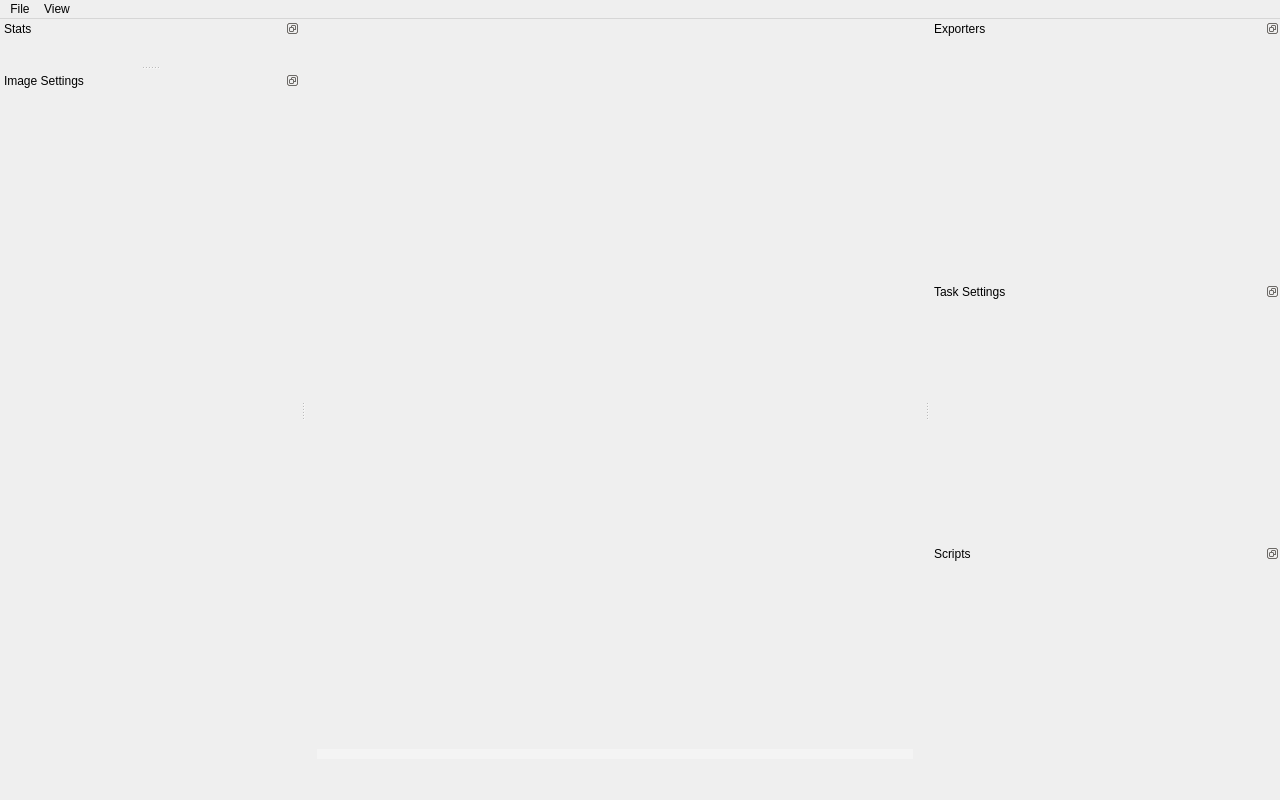
<?xml version="1.0" encoding="UTF-8"?>
<ui version="4.0">
 <class>ImageTaskWindow</class>
 <widget class="QMainWindow" name="ImageTaskWindow">
  <property name="geometry">
   <rect>
    <x>0</x>
    <y>0</y>
    <width>1280</width>
    <height>800</height>
   </rect>
  </property>
  <property name="sizePolicy">
   <sizepolicy hsizetype="Preferred" vsizetype="Preferred">
    <horstretch>0</horstretch>
    <verstretch>0</verstretch>
   </sizepolicy>
  </property>
  <property name="minimumSize">
   <size>
    <width>600</width>
    <height>480</height>
   </size>
  </property>
  <property name="windowTitle">
   <string notr="true"/>
  </property>
  <property name="unifiedTitleAndToolBarOnMac">
   <bool>true</bool>
  </property>
  <widget class="QWidget" name="centralWidget">
   <property name="sizePolicy">
    <sizepolicy hsizetype="Preferred" vsizetype="Preferred">
     <horstretch>0</horstretch>
     <verstretch>0</verstretch>
    </sizepolicy>
   </property>
   <property name="minimumSize">
    <size>
     <width>400</width>
     <height>400</height>
    </size>
   </property>
   <property name="autoFillBackground">
    <bool>true</bool>
   </property>
   <layout class="QVBoxLayout" name="verticalLayout_15">
    <item>
     <widget class="QSplitter" name="splitter">
      <property name="sizePolicy">
       <sizepolicy hsizetype="Preferred" vsizetype="Preferred">
        <horstretch>0</horstretch>
        <verstretch>0</verstretch>
       </sizepolicy>
      </property>
      <property name="styleSheet">
       <string notr="true">QSplitter::handle
{
    background-color: rgba(255, 255, 255, 80);
}</string>
      </property>
      <property name="orientation">
       <enum>Qt::Vertical</enum>
      </property>
      <property name="handleWidth">
       <number>10</number>
      </property>
      <property name="childrenCollapsible">
       <bool>false</bool>
      </property>
      <widget class="QWidget" name="imageViewContainer" native="true">
       <property name="sizePolicy">
        <sizepolicy hsizetype="Preferred" vsizetype="Preferred">
         <horstretch>0</horstretch>
         <verstretch>2</verstretch>
        </sizepolicy>
       </property>
       <property name="minimumSize">
        <size>
         <width>0</width>
         <height>0</height>
        </size>
       </property>
       <property name="autoFillBackground">
        <bool>true</bool>
       </property>
       <layout class="QVBoxLayout" name="verticalLayout_4">
        <item>
         <layout class="QVBoxLayout" name="imageViewContainerLayout"/>
        </item>
       </layout>
      </widget>
      <widget class="geometrize::dialog::ScriptConsole" name="consoleWidget" native="true">
       <property name="enabled">
        <bool>true</bool>
       </property>
       <property name="sizePolicy">
        <sizepolicy hsizetype="Preferred" vsizetype="Preferred">
         <horstretch>0</horstretch>
         <verstretch>0</verstretch>
        </sizepolicy>
       </property>
      </widget>
     </widget>
    </item>
   </layout>
  </widget>
  <widget class="QMenuBar" name="menuBar">
   <property name="geometry">
    <rect>
     <x>0</x>
     <y>0</y>
     <width>1280</width>
     <height>21</height>
    </rect>
   </property>
   <property name="sizePolicy">
    <sizepolicy hsizetype="Preferred" vsizetype="Preferred">
     <horstretch>0</horstretch>
     <verstretch>0</verstretch>
    </sizepolicy>
   </property>
   <property name="autoFillBackground">
    <bool>true</bool>
   </property>
   <widget class="QMenu" name="menuFile">
    <property name="title">
     <string extracomment="The title of the File menu that contains commands relating to the handling of files, such as open, save, print, etc">File</string>
    </property>
    <addaction name="actionLoad_Settings_Template"/>
    <addaction name="actionSave_Settings_Template"/>
    <addaction name="actionExit"/>
   </widget>
   <widget class="QMenu" name="menuView">
    <property name="title">
     <string extracomment="The title of the View menu that contains commands relating to the handling of visual elements, such as the size and visibility of windows and dialogs within the app">View</string>
    </property>
    <addaction name="actionReveal_Launch_Window"/>
    <addaction name="actionScript_Console"/>
    <addaction name="actionPixmap_Results_View"/>
    <addaction name="actionVector_Results_View"/>
   </widget>
   <addaction name="menuFile"/>
   <addaction name="menuView"/>
  </widget>
  <widget class="QDockWidget" name="statsDock">
   <property name="maximumSize">
    <size>
     <width>600</width>
     <height>800</height>
    </size>
   </property>
   <property name="contextMenuPolicy">
    <enum>Qt::PreventContextMenu</enum>
   </property>
   <property name="autoFillBackground">
    <bool>true</bool>
   </property>
   <property name="features">
    <set>QDockWidget::DockWidgetFloatable|QDockWidget::DockWidgetMovable</set>
   </property>
   <property name="allowedAreas">
    <set>Qt::LeftDockWidgetArea|Qt::RightDockWidgetArea</set>
   </property>
   <property name="windowTitle">
    <string extracomment="Title of a section that contains statistics about a task, such as the length of time a task has been running">Stats</string>
   </property>
   <attribute name="dockWidgetArea">
    <number>1</number>
   </attribute>
   <widget class="geometrize::dialog::ImageTaskStatsWidget" name="statsDockContents"/>
  </widget>
  <widget class="QDockWidget" name="imageSettingsDock">
   <property name="minimumSize">
    <size>
     <width>300</width>
     <height>300</height>
    </size>
   </property>
   <property name="maximumSize">
    <size>
     <width>800</width>
     <height>1350</height>
    </size>
   </property>
   <property name="contextMenuPolicy">
    <enum>Qt::PreventContextMenu</enum>
   </property>
   <property name="features">
    <set>QDockWidget::DockWidgetFloatable|QDockWidget::DockWidgetMovable</set>
   </property>
   <property name="allowedAreas">
    <set>Qt::LeftDockWidgetArea|Qt::RightDockWidgetArea</set>
   </property>
   <property name="windowTitle">
    <string extracomment="Title of a section that contains settings that affect the image that the app will transform into shapes">Image Settings</string>
   </property>
   <attribute name="dockWidgetArea">
    <number>1</number>
   </attribute>
   <widget class="QWidget" name="targetImageSettingsDockContents">
    <layout class="QVBoxLayout" name="verticalLayout">
     <item>
      <widget class="QScrollArea" name="targetImageSettingsScrollArea">
       <property name="frameShape">
        <enum>QFrame::NoFrame</enum>
       </property>
       <property name="frameShadow">
        <enum>QFrame::Plain</enum>
       </property>
       <property name="horizontalScrollBarPolicy">
        <enum>Qt::ScrollBarAlwaysOff</enum>
       </property>
       <property name="widgetResizable">
        <bool>true</bool>
       </property>
       <widget class="geometrize::dialog::ImageTaskImageWidget" name="imageTaskImageWidget">
        <property name="geometry">
         <rect>
          <x>0</x>
          <y>0</y>
          <width>282</width>
          <height>660</height>
         </rect>
        </property>
       </widget>
      </widget>
     </item>
    </layout>
   </widget>
  </widget>
  <widget class="QDockWidget" name="exporterDock">
   <property name="minimumSize">
    <size>
     <width>300</width>
     <height>300</height>
    </size>
   </property>
   <property name="maximumSize">
    <size>
     <width>800</width>
     <height>1350</height>
    </size>
   </property>
   <property name="contextMenuPolicy">
    <enum>Qt::PreventContextMenu</enum>
   </property>
   <property name="features">
    <set>QDockWidget::DockWidgetFloatable|QDockWidget::DockWidgetMovable</set>
   </property>
   <property name="allowedAreas">
    <set>Qt::LeftDockWidgetArea|Qt::RightDockWidgetArea</set>
   </property>
   <property name="windowTitle">
    <string extracomment="Title of a section that contains preferences and settings for and saving and exporting results data and images">Exporters</string>
   </property>
   <attribute name="dockWidgetArea">
    <number>2</number>
   </attribute>
   <widget class="QWidget" name="exporterDockContents">
    <layout class="QVBoxLayout" name="verticalLayout_2">
     <item>
      <widget class="QScrollArea" name="exporterScrollArea">
       <property name="minimumSize">
        <size>
         <width>0</width>
         <height>0</height>
        </size>
       </property>
       <property name="frameShape">
        <enum>QFrame::NoFrame</enum>
       </property>
       <property name="frameShadow">
        <enum>QFrame::Plain</enum>
       </property>
       <property name="horizontalScrollBarPolicy">
        <enum>Qt::ScrollBarAlwaysOff</enum>
       </property>
       <property name="widgetResizable">
        <bool>true</bool>
       </property>
       <widget class="geometrize::dialog::ImageTaskExportWidget" name="imageTaskExportWidget">
        <property name="geometry">
         <rect>
          <x>0</x>
          <y>0</y>
          <width>332</width>
          <height>263</height>
         </rect>
        </property>
       </widget>
      </widget>
     </item>
    </layout>
   </widget>
  </widget>
  <widget class="QDockWidget" name="runnerSettingsDock">
   <property name="minimumSize">
    <size>
     <width>350</width>
     <height>300</height>
    </size>
   </property>
   <property name="maximumSize">
    <size>
     <width>800</width>
     <height>1350</height>
    </size>
   </property>
   <property name="contextMenuPolicy">
    <enum>Qt::PreventContextMenu</enum>
   </property>
   <property name="features">
    <set>QDockWidget::DockWidgetFloatable|QDockWidget::DockWidgetMovable</set>
   </property>
   <property name="allowedAreas">
    <set>Qt::LeftDockWidgetArea|Qt::RightDockWidgetArea</set>
   </property>
   <property name="windowTitle">
    <string extracomment="Title of a section that contains preferences and settings that affect the image geometrizing task">Task Settings</string>
   </property>
   <attribute name="dockWidgetArea">
    <number>2</number>
   </attribute>
   <widget class="QWidget" name="runnerSettingsDockContents">
    <property name="sizePolicy">
     <sizepolicy hsizetype="Preferred" vsizetype="Preferred">
      <horstretch>0</horstretch>
      <verstretch>0</verstretch>
     </sizepolicy>
    </property>
    <layout class="QVBoxLayout" name="verticalLayout_3">
     <item>
      <widget class="QScrollArea" name="runnerSettingsScrollArea">
       <property name="frameShape">
        <enum>QFrame::NoFrame</enum>
       </property>
       <property name="frameShadow">
        <enum>QFrame::Plain</enum>
       </property>
       <property name="horizontalScrollBarPolicy">
        <enum>Qt::ScrollBarAlwaysOff</enum>
       </property>
       <property name="widgetResizable">
        <bool>true</bool>
       </property>
       <widget class="geometrize::dialog::ImageTaskRunnerWidget" name="imageTaskRunnerWidget">
        <property name="geometry">
         <rect>
          <x>0</x>
          <y>0</y>
          <width>332</width>
          <height>263</height>
         </rect>
        </property>
       </widget>
      </widget>
     </item>
    </layout>
   </widget>
  </widget>
  <widget class="QDockWidget" name="scriptsDock">
   <property name="minimumSize">
    <size>
     <width>350</width>
     <height>300</height>
    </size>
   </property>
   <property name="maximumSize">
    <size>
     <width>800</width>
     <height>2400</height>
    </size>
   </property>
   <property name="contextMenuPolicy">
    <enum>Qt::PreventContextMenu</enum>
   </property>
   <property name="features">
    <set>QDockWidget::DockWidgetFloatable|QDockWidget::DockWidgetMovable</set>
   </property>
   <property name="allowedAreas">
    <set>Qt::LeftDockWidgetArea|Qt::RightDockWidgetArea</set>
   </property>
   <property name="windowTitle">
    <string>Scripts</string>
   </property>
   <attribute name="dockWidgetArea">
    <number>2</number>
   </attribute>
   <widget class="QWidget" name="scriptsDockContents">
    <layout class="QHBoxLayout" name="horizontalLayout">
     <item>
      <widget class="QScrollArea" name="scriptsDockScrollArea">
       <property name="frameShape">
        <enum>QFrame::NoFrame</enum>
       </property>
       <property name="frameShadow">
        <enum>QFrame::Plain</enum>
       </property>
       <property name="horizontalScrollBarPolicy">
        <enum>Qt::ScrollBarAlwaysOff</enum>
       </property>
       <property name="widgetResizable">
        <bool>true</bool>
       </property>
       <widget class="geometrize::dialog::ImageTaskScriptingWidget" name="scriptsWidget">
        <property name="geometry">
         <rect>
          <x>0</x>
          <y>0</y>
          <width>332</width>
          <height>263</height>
         </rect>
        </property>
       </widget>
      </widget>
     </item>
    </layout>
   </widget>
  </widget>
  <action name="actionExit">
   <property name="text">
    <string extracomment="Text on a menu item that closes the window when pressed">Close</string>
   </property>
  </action>
  <action name="actionUndo">
   <property name="text">
    <string extracomment="Text on a menu item that removes the most recently added shape from the task when pressed">Undo</string>
   </property>
  </action>
  <action name="actionRedo">
   <property name="text">
    <string extracomment="Text on a menu item that re-adds the most recently undone shape to the task when pressed">Redo</string>
   </property>
  </action>
  <action name="actionSave_Settings_Template">
   <property name="text">
    <string extracomment="Text on a menu item that opens a file saving dialog, allowing the user to select a location to save a settings file">Save Settings File</string>
   </property>
  </action>
  <action name="actionReveal_Launch_Window">
   <property name="text">
    <string extracomment="Text on a menu item that opens or reveals the main launch window of the app when pressed">Show Launch Window</string>
   </property>
  </action>
  <action name="actionLoad_Settings_Template">
   <property name="text">
    <string extracomment="Text on a menu item that opens a file selection dialog, allowing the user to select a settings file to load">Load Settings File</string>
   </property>
  </action>
  <action name="actionScript_Console">
   <property name="checkable">
    <bool>true</bool>
   </property>
   <property name="text">
    <string extracomment="Text on a menu item that shows or hides the script console when pressed">Script Console</string>
   </property>
  </action>
  <action name="actionReveal_Script_Editor">
   <property name="text">
    <string extracomment="Text on a menu item that opens or reveals the script editor panel when pressed">Reveal Script Editor</string>
   </property>
  </action>
  <action name="actionPixmap_Results_View">
   <property name="checkable">
    <bool>true</bool>
   </property>
   <property name="checked">
    <bool>false</bool>
   </property>
   <property name="text">
    <string extracomment="Text on a menu item that shows or hides a window containing a pixmap/bitmap/raster drawing of the shapes the app has created">Pixmap Image View</string>
   </property>
  </action>
  <action name="actionVector_Results_View">
   <property name="checkable">
    <bool>true</bool>
   </property>
   <property name="checked">
    <bool>true</bool>
   </property>
   <property name="text">
    <string extracomment="Text on a menu item that shows or hides a window containing a vector-based (SVG) graphic of the shapes the app has created">Vector Graphics View</string>
   </property>
  </action>
 </widget>
 <layoutdefault spacing="6" margin="11"/>
 <customwidgets>
  <customwidget>
   <class>geometrize::dialog::ScriptConsole</class>
   <extends>QWidget</extends>
   <header>dialog/scriptconsole.h</header>
   <container>1</container>
  </customwidget>
  <customwidget>
   <class>geometrize::dialog::ImageTaskStatsWidget</class>
   <extends>QWidget</extends>
   <header>dialog/imagetaskstatswidget.h</header>
   <container>1</container>
  </customwidget>
  <customwidget>
   <class>geometrize::dialog::ImageTaskImageWidget</class>
   <extends>QWidget</extends>
   <header>dialog/imagetaskimagewidget.h</header>
   <container>1</container>
  </customwidget>
  <customwidget>
   <class>geometrize::dialog::ImageTaskExportWidget</class>
   <extends>QWidget</extends>
   <header>dialog/imagetaskexportwidget.h</header>
   <container>1</container>
  </customwidget>
  <customwidget>
   <class>geometrize::dialog::ImageTaskRunnerWidget</class>
   <extends>QWidget</extends>
   <header>dialog/imagetaskrunnerwidget.h</header>
   <container>1</container>
  </customwidget>
  <customwidget>
   <class>geometrize::dialog::ImageTaskScriptingWidget</class>
   <extends>QWidget</extends>
   <header>dialog/imagetaskscriptingwidget.h</header>
   <container>1</container>
  </customwidget>
 </customwidgets>
 <resources/>
 <connections/>
</ui>
